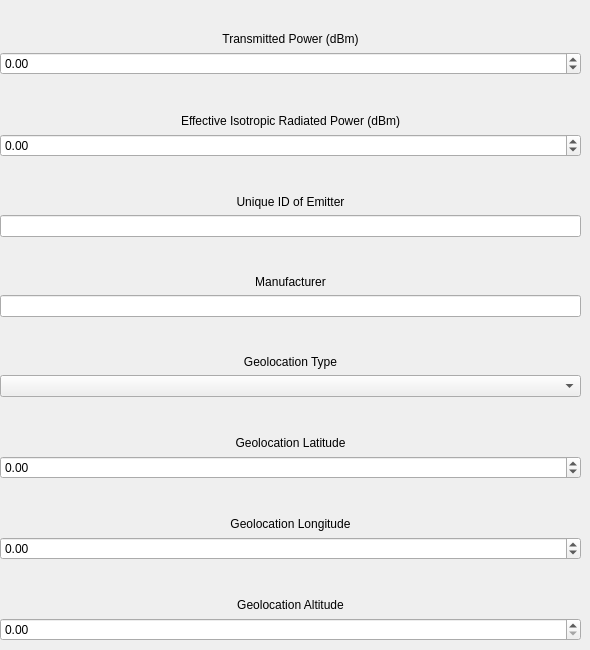
                 <widget class="QWidget" name="annotSignalEmitterTab">
                  <attribute name="title">
                   <string>Emitter</string>
                  </attribute>
                  <widget class="QWidget" name="verticalLayoutWidget_18">
                   <property name="geometry">
                    <rect>
                     <x>0</x>
                     <y>0</y>
                     <width>581</width>
                     <height>641</height>
                    </rect>
                   </property>
                   <layout class="QVBoxLayout" name="verticalLayout_18">
                    <item>
                     <widget class="QLabel" name="sigEmitterTxPwrLabel">
                      <property name="text">
                       <string>Transmitted Power (dBm)</string>
                      </property>
                      <property name="alignment">
                       <set>Qt::AlignBottom|Qt::AlignHCenter</set>
                      </property>
                     </widget>
                    </item>
                    <item>
                     <widget class="QDoubleSpinBox" name="sigEmitterTxPwrDoubleSpinBox">
                      <property name="minimum">
                       <double>-200.000000000000000</double>
                      </property>
                      <property name="maximum">
                       <double>200.000000000000000</double>
                      </property>
                      <property name="singleStep">
                       <double>0.100000000000000</double>
                      </property>
                     </widget>
                    </item>
                    <item>
                     <widget class="QLabel" name="sigEmitterEirpPwrLabel">
                      <property name="text">
                       <string>Effective Isotropic Radiated Power (dBm)</string>
                      </property>
                      <property name="alignment">
                       <set>Qt::AlignBottom|Qt::AlignHCenter</set>
                      </property>
                     </widget>
                    </item>
                    <item>
                     <widget class="QDoubleSpinBox" name="sigEmitterEirpPwrDoubleSpinBox">
                      <property name="minimum">
                       <double>-200.000000000000000</double>
                      </property>
                      <property name="maximum">
                       <double>200.000000000000000</double>
                      </property>
                      <property name="singleStep">
                       <double>0.100000000000000</double>
                      </property>
                     </widget>
                    </item>
                    <item>
                     <widget class="QLabel" name="sigEmitterSeidLabel">
                      <property name="text">
                       <string>Unique ID of Emitter</string>
                      </property>
                      <property name="alignment">
                       <set>Qt::AlignBottom|Qt::AlignHCenter</set>
                      </property>
                     </widget>
                    </item>
                    <item>
                     <widget class="QLineEdit" name="sigEmitterSeidLineEdit">
                      <property name="maxLength">
                       <number>50</number>
                      </property>
                     </widget>
                    </item>
                    <item>
                     <widget class="QLabel" name="sigEmitterManuLabel">
                      <property name="text">
                       <string>Manufacturer</string>
                      </property>
                      <property name="alignment">
                       <set>Qt::AlignBottom|Qt::AlignHCenter</set>
                      </property>
                     </widget>
                    </item>
                    <item>
                     <widget class="QLineEdit" name="sigEmitterManuLineEdit">
                      <property name="maxLength">
                       <number>50</number>
                      </property>
                     </widget>
                    </item>
                    <item>
                     <widget class="QLabel" name="sigEmitterGeoTypeLabel">
                      <property name="text">
                       <string>Geolocation Type</string>
                      </property>
                      <property name="alignment">
                       <set>Qt::AlignBottom|Qt::AlignHCenter</set>
                      </property>
                     </widget>
                    </item>
                    <item>
                     <widget class="QComboBox" name="sigEmitterGeoTypeComboBox"/>
                    </item>
                    <item>
                     <widget class="QLabel" name="sigEmitterGeoLatLabel">
                      <property name="text">
                       <string>Geolocation Latitude</string>
                      </property>
                      <property name="alignment">
                       <set>Qt::AlignBottom|Qt::AlignHCenter</set>
                      </property>
                     </widget>
                    </item>
                    <item>
                     <widget class="QDoubleSpinBox" name="sigEmitterGeoLatDoubleSpinBox">
                      <property name="minimum">
                       <double>-180.000000000000000</double>
                      </property>
                      <property name="maximum">
                       <double>180.000000000000000</double>
                      </property>
                     </widget>
                    </item>
                    <item>
                     <widget class="QLabel" name="sigEmitterGeoLongLabel">
                      <property name="text">
                       <string>Geolocation Longitude</string>
                      </property>
                      <property name="alignment">
                       <set>Qt::AlignBottom|Qt::AlignHCenter</set>
                      </property>
                     </widget>
                    </item>
                    <item>
                     <widget class="QDoubleSpinBox" name="sigEmitterGeoLongDoubleSpinBox">
                      <property name="minimum">
                       <double>-180.000000000000000</double>
                      </property>
                      <property name="maximum">
                       <double>180.000000000000000</double>
                      </property>
                     </widget>
                    </item>
                    <item>
                     <widget class="QLabel" name="sigEmitterGeoAltLabel">
                      <property name="text">
                       <string>Geolocation Altitude</string>
                      </property>
                      <property name="alignment">
                       <set>Qt::AlignBottom|Qt::AlignHCenter</set>
                      </property>
                     </widget>
                    </item>
                    <item>
                     <widget class="QDoubleSpinBox" name="sigEmitterGeoAltDoubleSpinBox"/>
                    </item>
                   </layout>
                  </widget>
                 </widget>
